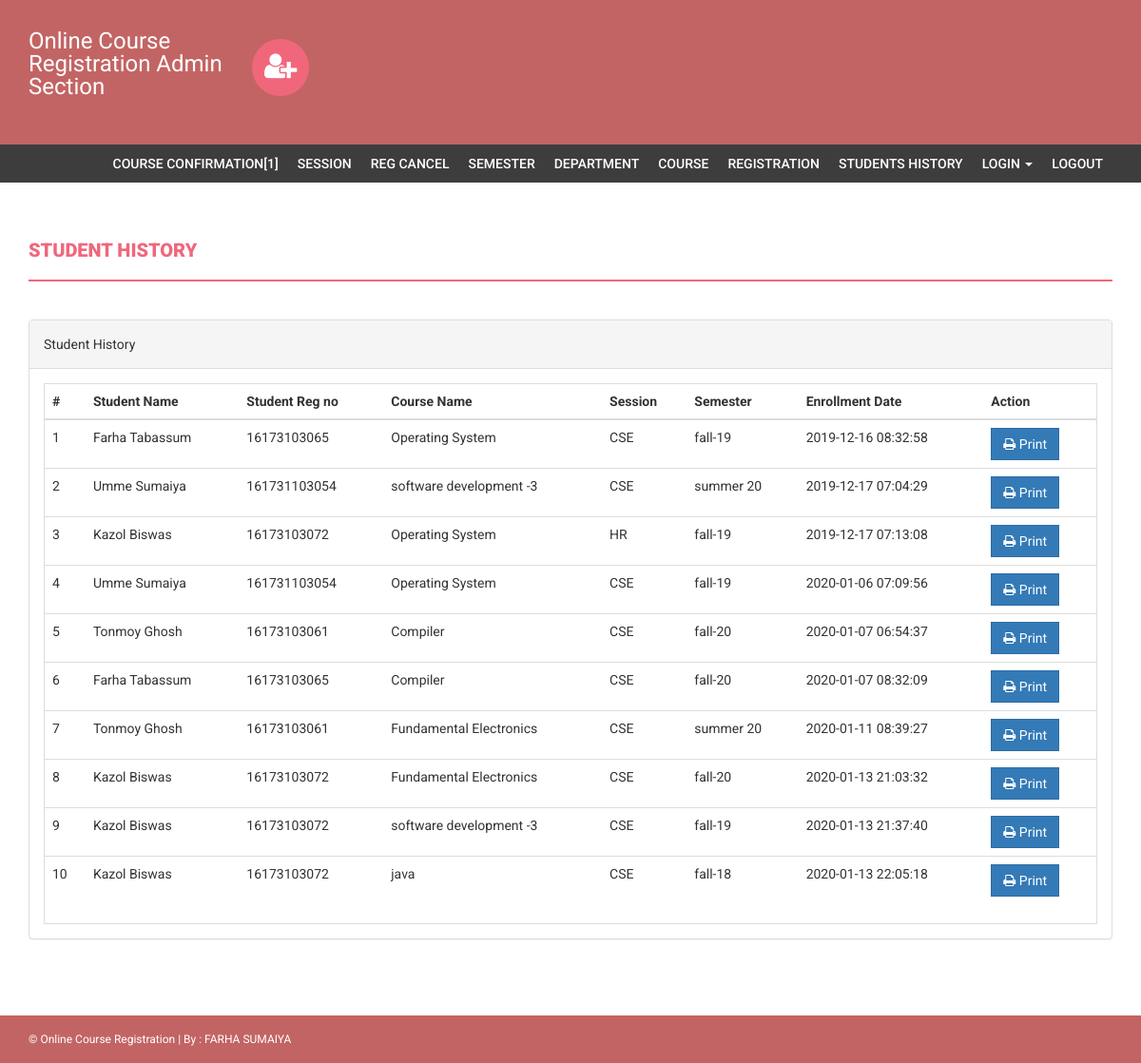
Page /admin/enroll-history.php (signed in) on the committed database.
### tables this page shows
CREATE TABLE `courseenrolls` (
  `id` int(11) NOT NULL,
  `studentRegno` varchar(255) DEFAULT NULL,
  `pincode` varchar(255) DEFAULT NULL,
  `session` int(11) DEFAULT NULL,
  `department` int(11) DEFAULT NULL,
  `level` int(11) DEFAULT NULL,
  `semester` int(11) DEFAULT NULL,
  `course` int(11) DEFAULT NULL,
  `enrollDate` timestamp NULL DEFAULT current_timestamp(),
  `status` int(11) NOT NULL DEFAULT 0
);

CREATE TABLE `students` (
  `StudentRegno` varchar(255) NOT NULL,
  `studentPhoto` varchar(255) DEFAULT NULL,
  `password` varchar(255) DEFAULT NULL,
  `studentName` varchar(255) DEFAULT NULL,
  `pincode` varchar(255) DEFAULT NULL,
  `session` varchar(255) DEFAULT NULL,
  `department` varchar(255) DEFAULT NULL,
  `semester` varchar(255) DEFAULT NULL,
  `cgpa` decimal(10,2) DEFAULT NULL,
  `creationdate` timestamp NULL DEFAULT current_timestamp(),
  `updationDate` varchar(255) DEFAULT NULL
);

CREATE TABLE `course` (
  `id` int(11) NOT NULL,
  `courseCode` varchar(255) DEFAULT NULL,
  `courseName` varchar(255) DEFAULT NULL,
  `courseUnit` varchar(255) DEFAULT NULL,
  `noofSeats` int(11) DEFAULT NULL,
  `creationDate` timestamp NULL DEFAULT current_timestamp(),
  `updationDate` varchar(255) DEFAULT NULL
);

CREATE TABLE `department` (
  `id` int(11) NOT NULL,
  `department` varchar(255) DEFAULT NULL,
  `creationDate` timestamp NULL DEFAULT current_timestamp()
);

CREATE TABLE `semester` (
  `id` int(11) NOT NULL,
  `semester` varchar(255) DEFAULT NULL,
  `creationDate` timestamp NULL DEFAULT current_timestamp(),
  `updationDate` varchar(255) DEFAULT NULL
);

### admin/enroll-history.php (the view, shortened to what this page needs)
<?php
if(strlen($_SESSION['alogin'])==0)
    {
header('location:index.php');
}
else{
?>
<!DOCTYPE html>
<html xmlns="http://www.w3.org/1999/xhtml">
<head>
    <link href="assets/css/bootstrap.css" rel="stylesheet" />
    <link href="assets/css/font-awesome.css" rel="stylesheet" />
    <link href="assets/css/style.css" rel="stylesheet" />
</head>
<body>
<?php include('includes/header.php');?>
<?php if($_SESSION['alogin']!="")
{
 include('includes/menubar.php');
}
 ?>
    <div class="content-wrapper">
        <div class="container">
              <div class="row">
                    <div class="col-md-12">
                        <h1 class="page-head-line">Student History  </h1>
                    </div>
                </div>
                <div class="row" >
                <div class="col-md-12">
                    <div class="panel panel-default">
                        <div class="panel-heading">
                           Student History
                        </div>
                        <div class="panel-body">
                            <div class="table-responsive table-bordered">
                                <table class="table">
                                    <thead>
                                        <tr>
                                            <th>#</th>
                                                 <th>Student Name </th>
                                                    <th>Student Reg no </th>
                                            <th>Course Name </th>
                                            <th>Session </th>
                                                <th>Semester</th>
                                             <th>Enrollment Date</th>
                                             <th>Action</th>
                                        </tr>
                                    </thead>
                                    <tbody>
<?php
$sql=mysqli_query($con,"select courseenrolls.course as cid, course.courseName as courname,session.session as session,department.department as dept,courseenrolls.enrollDate as edate ,semester.semester as sem,students.studentName as sname,students.StudentRegno as sregno from courseenrolls join course on course.id=courseenrolls.course join session on session.id=courseenrolls.session join department on department.id=courseenrolls.department   join semester on semester.id=courseenrolls.semester join students on students.StudentRegno=courseenrolls.studentRegno ");
$cnt=1;
while($row=mysqli_fetch_array($sql))
{
?>
                                        <tr>
                                            <td><?php echo $cnt;?></td>
                                              <td><?php echo htmlentities($row['sname']);?></td>
                                            <td><?php echo htmlentities($row['sregno']);?></td>
                                            <td><?php echo htmlentities($row['courname']);?></td>
                                            <td><?php echo htmlentities($row['dept']);?></td>
                                            <td><?php echo htmlentities($row['sem']);?></td>
                                             <td><?php echo htmlentities($row['edate']);?></td>
                                            <td>
                                            <a href="print.php?id=<?php echo $row['cid']?>" target="_blank">
<button class="btn btn-primary"><i class="fa fa-print "></i> Print</button> </a>
                                            </td>
                                        </tr>
<?php
$cnt++;
} ?>
                                    </tbody>
                                </table>
                            </div>
                        </div>
                    </div>
                </div>
            </div>
        </div>
    </div>
  <?php include('includes/footer.php');?>
</body>
</html>
<?php } ?>

### admin/assets/css/style.css (style rules this page uses)
body { font-family: 'Roboto', sans-serif; line-height: 30px; }
.content-wrapper { margin-top: 40px; min-height: 600px; padding-bottom: 60px; }
.page-head-line { font-weight: 900; padding-bottom: 20px; border-bottom: 2px solid #F0677C; text-transform: uppercase; color: #F0677C; font-size: 20px; margin-bottom: 40px; }
.btn { border-radius: 0px; -webkit-border-radius: 0px; -moz-border-radius: 0px; }

### rows in the picture
courseenrolls: students.studentName "Farha Tabassum", students.StudentRegno "16173103065", course.courseName "Operating System", department.department "CSE", semester.semester "fall-19", enrollDate "2019-12-16 08:32:58"
courseenrolls: students.studentName "Umme Sumaiya", students.StudentRegno "161731103054", course.courseName "software development -3", department.department "CSE", semester.semester "summer 20", enrollDate "2019-12-17 07:04:29"
courseenrolls: students.studentName "Kazol Biswas", students.StudentRegno "16173103072", course.courseName "Operating System", department.department "HR", semester.semester "fall-19", enrollDate "2019-12-17 07:13:08"
courseenrolls: students.studentName "Umme Sumaiya", students.StudentRegno "161731103054", course.courseName "Operating System", department.department "CSE", semester.semester "fall-19", enrollDate "2020-01-06 07:09:56"
courseenrolls: students.studentName "Tonmoy Ghosh", students.StudentRegno "16173103061", course.courseName "Compiler", department.department "CSE", semester.semester "fall-20", enrollDate "2020-01-07 06:54:37"
courseenrolls: students.studentName "Farha Tabassum", students.StudentRegno "16173103065", course.courseName "Compiler", department.department "CSE", semester.semester "fall-20", enrollDate "2020-01-07 08:32:09"
courseenrolls: students.studentName "Tonmoy Ghosh", students.StudentRegno "16173103061", course.courseName "Fundamental Electronics", department.department "CSE", semester.semester "summer 20", enrollDate "2020-01-11 08:39:27"
courseenrolls: students.studentName "Kazol Biswas", students.StudentRegno "16173103072", course.courseName "Fundamental Electronics", department.department "CSE", semester.semester "fall-20", enrollDate "2020-01-13 21:03:32"
courseenrolls: students.studentName "Kazol Biswas", students.StudentRegno "16173103072", course.courseName "software development -3", department.department "CSE", semester.semester "fall-19", enrollDate "2020-01-13 21:37:40"
courseenrolls: students.studentName "Kazol Biswas", students.StudentRegno "16173103072", course.courseName "java", department.department "CSE", semester.semester "fall-18", enrollDate "2020-01-13 22:05:18"

### other values in the picture
$rows "1"
